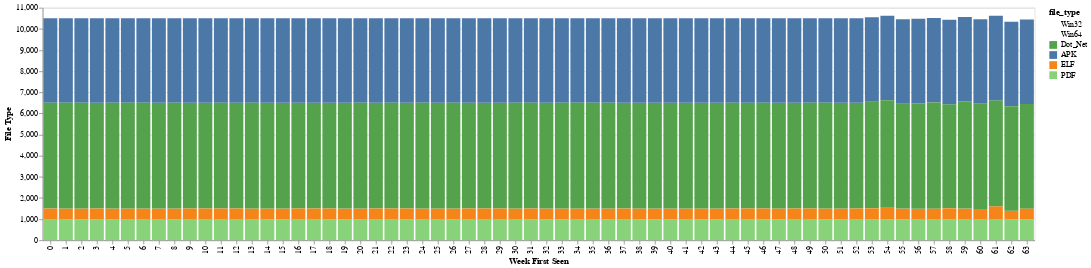

Notebook code cell kept with this figure:
### Code cell
# Add a 'week' column to the dataframe
plotdf = pl.concat([train_df, test_df])
start_date = pd.Timestamp("2023-09-24")
plotdf = plotdf.with_columns(
    pl.from_epoch("first_submission_date", time_unit="s").alias("first_submission_dt")
)
plotdf = plotdf.with_columns(
    (
        (pl.col("first_submission_dt") - pl.lit(start_date)).dt.total_days() // 7
    ).cast(pl.Int64).alias("week")
)

print(plotdf.shape)

# Plot file types across weeks
gbdf = plotdf.group_by(["file_type", "week"]).agg(pl.len().alias("count"))
alt.Chart(gbdf).mark_bar().encode(
    alt.X('week:O', axis=alt.Axis(title='Week First Seen')),
    alt.Y('count:Q', axis=alt.Axis(title='File Type')),
        alt.Color('file_type:N', scale=alt.Scale(range=["#4c78a8", "#54a24b", "#f58518",  "#88d27a",  "#9ecae9", "#ffbf79"]),
              legend=alt.Legend(values=["Win32", "Win64", "Dot_Net", "APK", "ELF", "PDF"]))
)

### Figure 1 — Vega-Lite specification as saved in the notebook (floating-point values rounded to 4 significant figures; data arrays with more than 128 entries replaced by an {"elided": "..."} marker saying what was removed)
{"config": {"view": {"continuousWidth": 300, "continuousHeight": 300}}, "data": {"name": "data-46b542847a460c34ee35d150124a0efa"}, "mark": {"type": "bar"}, "encoding": {"color": {"field": "file_type", "legend": {"values": ["Win32", "Win64", "Dot_Net", "APK", "ELF", "PDF"]}, "scale": {"range": ["#4c78a8", "#54a24b", "#f58518", "#88d27a", "#9ecae9", "#ffbf79"]}, "type": "nominal"}, "x": {"axis": {"title": "Week First Seen"}, "field": "week", "type": "ordinal"}, "y": {"axis": {"title": "File Type"}, "field": "count", "type": "quantitative"}}, "$schema": "https://vega.github.io/schema/vega-lite/v5.20.1.json", "datasets": {"data-46b542847a460c34ee35d150124a0efa": {"elided": "256 records"}}}
